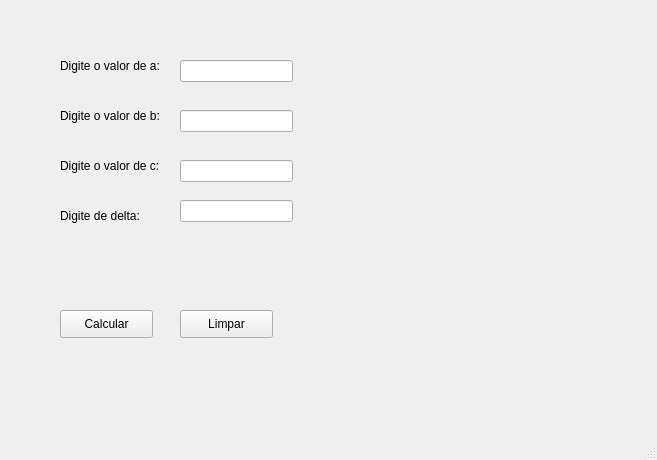
<?xml version="1.0" encoding="UTF-8"?>
<ui version="4.0">
 <class>MainWindow</class>
 <widget class="QMainWindow" name="MainWindow">
  <property name="geometry">
   <rect>
    <x>0</x>
    <y>0</y>
    <width>657</width>
    <height>460</height>
   </rect>
  </property>
  <property name="windowTitle">
   <string>Baskhara</string>
  </property>
  <widget class="QWidget" name="centralwidget">
   <widget class="QLabel" name="label">
    <property name="geometry">
     <rect>
      <x>60</x>
      <y>50</y>
      <width>121</width>
      <height>31</height>
     </rect>
    </property>
    <property name="text">
     <string>Digite o valor de a:</string>
    </property>
   </widget>
   <widget class="QLabel" name="label_3">
    <property name="geometry">
     <rect>
      <x>60</x>
      <y>150</y>
      <width>121</width>
      <height>31</height>
     </rect>
    </property>
    <property name="text">
     <string>Digite o valor de c:</string>
    </property>
   </widget>
   <widget class="QLabel" name="label_2">
    <property name="geometry">
     <rect>
      <x>60</x>
      <y>100</y>
      <width>121</width>
      <height>31</height>
     </rect>
    </property>
    <property name="text">
     <string>Digite o valor de b:</string>
    </property>
   </widget>
   <widget class="QLabel" name="label_4">
    <property name="geometry">
     <rect>
      <x>60</x>
      <y>200</y>
      <width>121</width>
      <height>31</height>
     </rect>
    </property>
    <property name="text">
     <string>Digite de delta:</string>
    </property>
   </widget>
   <widget class="QLabel" name="label_5">
    <property name="geometry">
     <rect>
      <x>60</x>
      <y>250</y>
      <width>431</width>
      <height>41</height>
     </rect>
    </property>
    <property name="styleSheet">
     <string notr="true">color: rgb(255, 0, 0);
font: 10pt &quot;Arial&quot;;</string>
    </property>
    <property name="text">
     <string/>
    </property>
   </widget>
   <widget class="QPushButton" name="pushButton">
    <property name="geometry">
     <rect>
      <x>60</x>
      <y>310</y>
      <width>93</width>
      <height>28</height>
     </rect>
    </property>
    <property name="text">
     <string>Calcular</string>
    </property>
   </widget>
   <widget class="QPushButton" name="pushButton_2">
    <property name="geometry">
     <rect>
      <x>180</x>
      <y>310</y>
      <width>93</width>
      <height>28</height>
     </rect>
    </property>
    <property name="text">
     <string>Limpar</string>
    </property>
   </widget>
   <widget class="QLineEdit" name="lineEdit">
    <property name="geometry">
     <rect>
      <x>180</x>
      <y>60</y>
      <width>113</width>
      <height>22</height>
     </rect>
    </property>
   </widget>
   <widget class="QLineEdit" name="lineEdit_2">
    <property name="geometry">
     <rect>
      <x>180</x>
      <y>110</y>
      <width>113</width>
      <height>22</height>
     </rect>
    </property>
   </widget>
   <widget class="QLineEdit" name="lineEdit_3">
    <property name="geometry">
     <rect>
      <x>180</x>
      <y>160</y>
      <width>113</width>
      <height>22</height>
     </rect>
    </property>
   </widget>
   <widget class="QLineEdit" name="lineEdit_4">
    <property name="geometry">
     <rect>
      <x>180</x>
      <y>200</y>
      <width>113</width>
      <height>22</height>
     </rect>
    </property>
    <property name="readOnly">
     <bool>true</bool>
    </property>
   </widget>
  </widget>
  <widget class="QMenuBar" name="menubar">
   <property name="geometry">
    <rect>
     <x>0</x>
     <y>0</y>
     <width>657</width>
     <height>26</height>
    </rect>
   </property>
  </widget>
  <widget class="QStatusBar" name="statusbar"/>
 </widget>
 <resources/>
 <connections/>
</ui>
